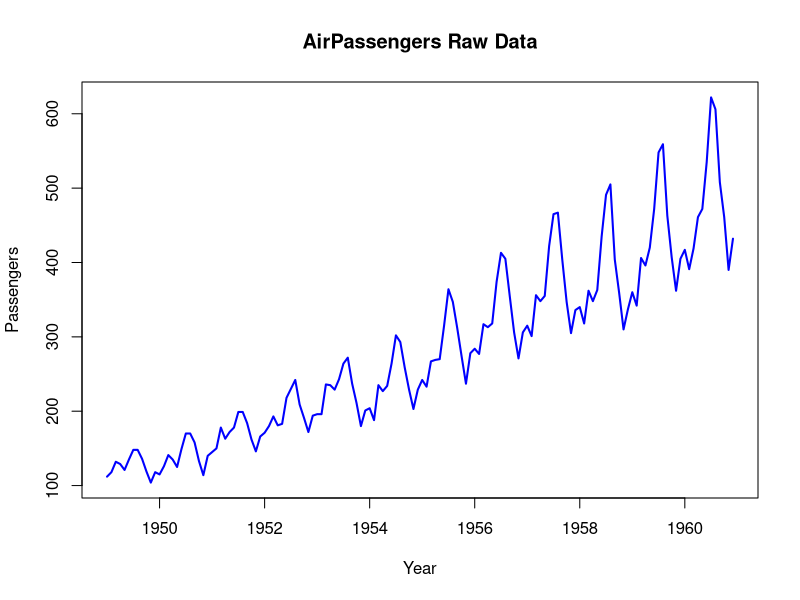
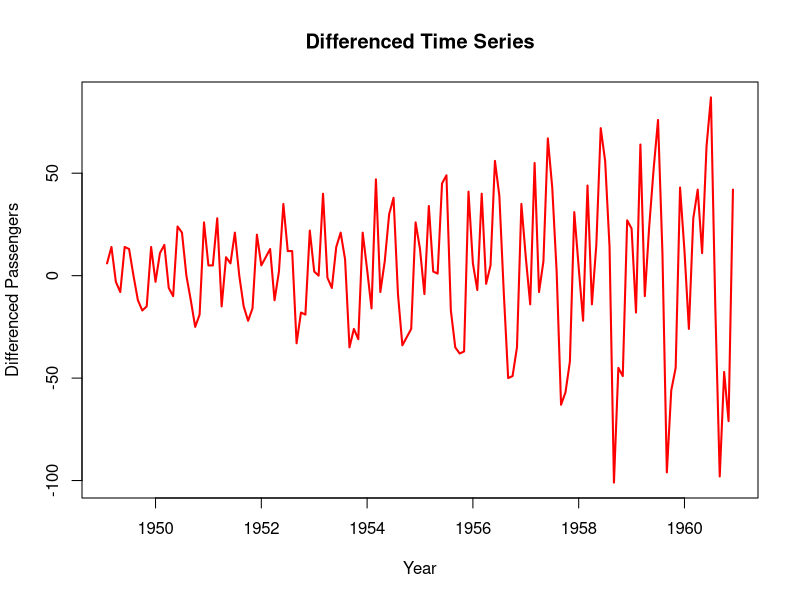
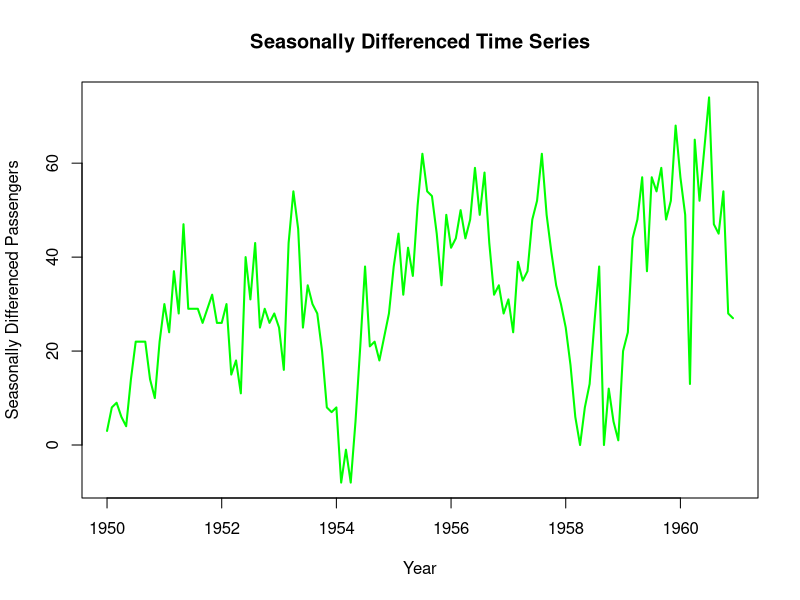
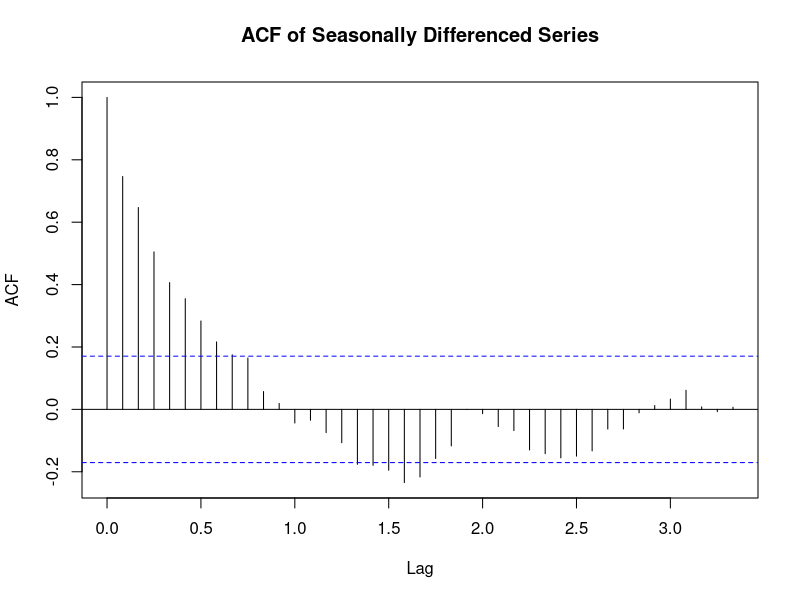
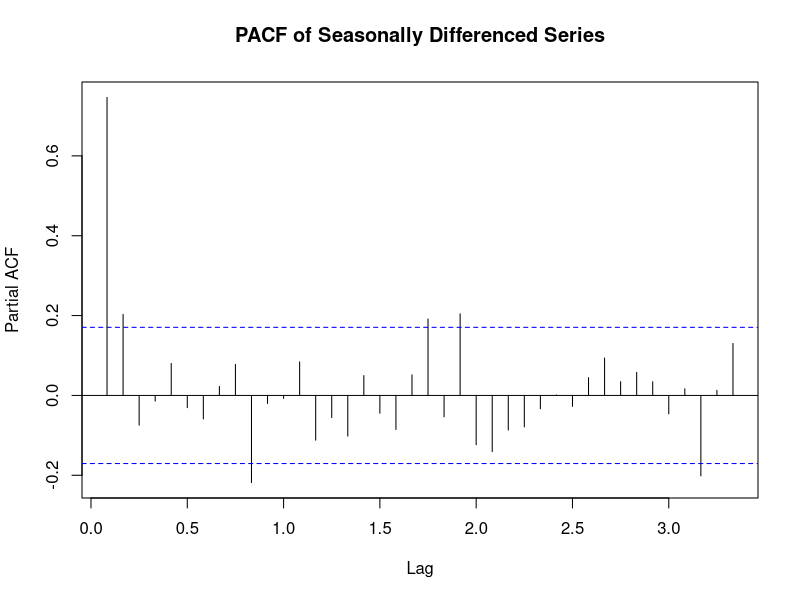

Recreate these plots in R, in order.
## ---- chunk 1
# Setup chunk to configure knitr options
knitr::opts_chunk$set(
	echo = TRUE,
	message = FALSE,
	warning = FALSE
)
# Install and load required packages
if (!require("ggplot2")) install.packages("ggplot2", quiet = TRUE)
if (!require("forecast")) install.packages("forecast", quiet = TRUE)
if (!require("tseries")) install.packages("tseries", quiet = TRUE)

library(ggplot2)
library(forecast)
library(tseries)

# Load the built-in AirPassengers dataset
data("AirPassengers")
ts_data <- AirPassengers

# Plot the raw time series
plot(ts_data, ylab = "Passengers", xlab = "Year", col = "blue", lwd = 2)
title(main = "AirPassengers Raw Data")

# Perform ADF test
adf_test <- adf.test(ts_data, alternative = "stationary")
cat("ADF Test p-value (ts_data):", adf_test$p.value, "\n")

# Take the first difference
diff_data <- diff(ts_data)

# Plot the differenced data
plot(diff_data, ylab = "Differenced Passengers", xlab = "Year", col = "red", lwd = 2)
title(main = "Differenced Time Series")

# Perform ADF test on differenced data
adf_test_diff <- adf.test(diff_data, alternative = "stationary")
cat("ADF Test p-value (differenced data):", adf_test_diff$p.value, "\n")

# Apply seasonal differencing
seasonal_diff <- diff(ts_data, lag = 12)

# Plot seasonally differenced data
plot(seasonal_diff, ylab = "Seasonally Differenced Passengers", xlab = "Year", col = "green", lwd = 2)
title(main = "Seasonally Differenced Time Series")

# Plot ACF and PACF for seasonally differenced data
acf(seasonal_diff, lag.max = 40, main = "ACF of Seasonally Differenced Series")
pacf(seasonal_diff, lag.max = 40, main = "PACF of Seasonally Differenced Series")

